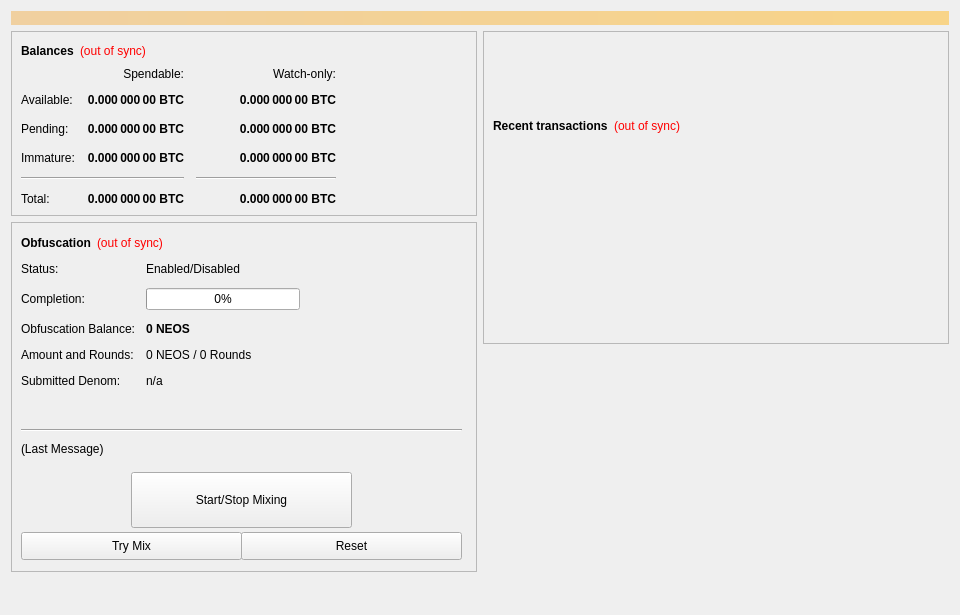
<?xml version="1.0" encoding="UTF-8"?>
<ui version="4.0">
 <class>OverviewPage</class>
 <widget class="QWidget" name="OverviewPage">
  <property name="geometry">
   <rect>
    <x>0</x>
    <y>0</y>
    <width>960</width>
    <height>615</height>
   </rect>
  </property>
  <property name="minimumSize">
   <size>
    <width>960</width>
    <height>0</height>
   </size>
  </property>
  <property name="windowTitle">
   <string>Form</string>
  </property>
  <layout class="QVBoxLayout" name="topLayout">
   <item>
    <widget class="QLabel" name="labelAlerts">
     <property name="visible">
      <bool>false</bool>
     </property>
     <property name="styleSheet">
      <string notr="true">background-color: qlineargradient(x1: 0, y1: 0, x2: 1, y2: 0, stop:0 #F0D0A0, stop:1 #F8D488); color:#000000;</string>
     </property>
     <property name="wordWrap">
      <bool>true</bool>
     </property>
     <property name="margin">
      <number>3</number>
     </property>
    </widget>
   </item>
   <item>
    <layout class="QHBoxLayout" name="horizontalLayout" stretch="1,1">
     <item>
      <layout class="QVBoxLayout" name="verticalLayout_2">
       <item>
        <widget class="QFrame" name="frame">
         <property name="frameShape">
          <enum>QFrame::StyledPanel</enum>
         </property>
         <property name="frameShadow">
          <enum>QFrame::Raised</enum>
         </property>
         <layout class="QVBoxLayout" name="verticalLayout_4">
          <item>
           <layout class="QHBoxLayout" name="horizontalLayout_4">
            <item>
             <widget class="QLabel" name="label_5">
              <property name="font">
               <font>
                <weight>75</weight>
                <bold>true</bold>
               </font>
              </property>
              <property name="text">
               <string>Balances</string>
              </property>
             </widget>
            </item>
            <item>
             <widget class="QLabel" name="labelWalletStatus">
              <property name="cursor">
               <cursorShape>WhatsThisCursor</cursorShape>
              </property>
              <property name="toolTip">
               <string>The displayed information may be out of date. Your wallet automatically synchronizes with the NEOS network after a connection is established, but this process has not completed yet.</string>
              </property>
              <property name="styleSheet">
               <string notr="true">QLabel { color: red; }</string>
              </property>
              <property name="text">
               <string notr="true">(out of sync)</string>
              </property>
              <property name="alignment">
               <set>Qt::AlignLeading|Qt::AlignLeft|Qt::AlignVCenter</set>
              </property>
             </widget>
            </item>
            <item>
             <spacer name="horizontalSpacer_3">
              <property name="orientation">
               <enum>Qt::Horizontal</enum>
              </property>
              <property name="sizeHint" stdset="0">
               <size>
                <width>40</width>
                <height>20</height>
               </size>
              </property>
             </spacer>
            </item>
           </layout>
          </item>
          <item>
           <layout class="QGridLayout" name="gridLayout">
            <property name="spacing">
             <number>12</number>
            </property>
            <item row="2" column="2">
             <widget class="QLabel" name="labelWatchPending">
              <property name="font">
               <font>
                <weight>75</weight>
                <bold>true</bold>
               </font>
              </property>
              <property name="cursor">
               <cursorShape>IBeamCursor</cursorShape>
              </property>
              <property name="toolTip">
               <string>Unconfirmed transactions to watch-only addresses</string>
              </property>
              <property name="text">
               <string notr="true">0.000 000 00 BTC</string>
              </property>
              <property name="alignment">
               <set>Qt::AlignRight|Qt::AlignTrailing|Qt::AlignVCenter</set>
              </property>
              <property name="textInteractionFlags">
               <set>Qt::LinksAccessibleByMouse|Qt::TextSelectableByKeyboard|Qt::TextSelectableByMouse</set>
              </property>
             </widget>
            </item>
            <item row="2" column="1">
             <widget class="QLabel" name="labelUnconfirmed">
              <property name="font">
               <font>
                <weight>75</weight>
                <bold>true</bold>
               </font>
              </property>
              <property name="cursor">
               <cursorShape>IBeamCursor</cursorShape>
              </property>
              <property name="toolTip">
               <string>Total of transactions that have yet to be confirmed, and do not yet count toward the spendable balance</string>
              </property>
              <property name="text">
               <string notr="true">0.000 000 00 BTC</string>
              </property>
              <property name="alignment">
               <set>Qt::AlignRight|Qt::AlignTrailing|Qt::AlignVCenter</set>
              </property>
              <property name="textInteractionFlags">
               <set>Qt::LinksAccessibleByMouse|Qt::TextSelectableByKeyboard|Qt::TextSelectableByMouse</set>
              </property>
             </widget>
            </item>
            <item row="3" column="2">
             <widget class="QLabel" name="labelWatchImmature">
              <property name="font">
               <font>
                <weight>75</weight>
                <bold>true</bold>
               </font>
              </property>
              <property name="cursor">
               <cursorShape>IBeamCursor</cursorShape>
              </property>
              <property name="toolTip">
               <string>Staked or masternode rewards in watch-only addresses that has not yet matured</string>
              </property>
              <property name="text">
               <string notr="true">0.000 000 00 BTC</string>
              </property>
              <property name="alignment">
               <set>Qt::AlignRight|Qt::AlignTrailing|Qt::AlignVCenter</set>
              </property>
              <property name="textInteractionFlags">
               <set>Qt::LinksAccessibleByMouse|Qt::TextSelectableByKeyboard|Qt::TextSelectableByMouse</set>
              </property>
             </widget>
            </item>
            <item row="4" column="0" colspan="2">
             <widget class="Line" name="lineSpendableBalance">
              <property name="orientation">
               <enum>Qt::Horizontal</enum>
              </property>
             </widget>
            </item>
            <item row="4" column="2">
             <widget class="Line" name="lineWatchBalance">
              <property name="sizePolicy">
               <sizepolicy hsizetype="Preferred" vsizetype="Fixed">
                <horstretch>0</horstretch>
                <verstretch>0</verstretch>
               </sizepolicy>
              </property>
              <property name="minimumSize">
               <size>
                <width>140</width>
                <height>0</height>
               </size>
              </property>
              <property name="orientation">
               <enum>Qt::Horizontal</enum>
              </property>
             </widget>
            </item>
            <item row="5" column="0">
             <widget class="QLabel" name="labelTotalText">
              <property name="text">
               <string>Total:</string>
              </property>
             </widget>
            </item>
            <item row="3" column="1">
             <widget class="QLabel" name="labelImmature">
              <property name="font">
               <font>
                <weight>75</weight>
                <bold>true</bold>
               </font>
              </property>
              <property name="cursor">
               <cursorShape>IBeamCursor</cursorShape>
              </property>
              <property name="toolTip">
               <string>Staked or masternode rewards that has not yet matured</string>
              </property>
              <property name="text">
               <string notr="true">0.000 000 00 BTC</string>
              </property>
              <property name="alignment">
               <set>Qt::AlignRight|Qt::AlignTrailing|Qt::AlignVCenter</set>
              </property>
              <property name="textInteractionFlags">
               <set>Qt::LinksAccessibleByMouse|Qt::TextSelectableByKeyboard|Qt::TextSelectableByMouse</set>
              </property>
             </widget>
            </item>
            <item row="2" column="3">
             <spacer name="horizontalSpacer_2">
              <property name="orientation">
               <enum>Qt::Horizontal</enum>
              </property>
              <property name="sizeHint" stdset="0">
               <size>
                <width>40</width>
                <height>20</height>
               </size>
              </property>
             </spacer>
            </item>
            <item row="3" column="0">
             <widget class="QLabel" name="labelImmatureText">
              <property name="text">
               <string>Immature:</string>
              </property>
             </widget>
            </item>
            <item row="5" column="1">
             <widget class="QLabel" name="labelTotal">
              <property name="font">
               <font>
                <weight>75</weight>
                <bold>true</bold>
               </font>
              </property>
              <property name="cursor">
               <cursorShape>IBeamCursor</cursorShape>
              </property>
              <property name="toolTip">
               <string>Your current total balance</string>
              </property>
              <property name="text">
               <string notr="true">0.000 000 00 BTC</string>
              </property>
              <property name="alignment">
               <set>Qt::AlignRight|Qt::AlignTrailing|Qt::AlignVCenter</set>
              </property>
              <property name="textInteractionFlags">
               <set>Qt::LinksAccessibleByMouse|Qt::TextSelectableByKeyboard|Qt::TextSelectableByMouse</set>
              </property>
             </widget>
            </item>
            <item row="5" column="2">
             <widget class="QLabel" name="labelWatchTotal">
              <property name="font">
               <font>
                <weight>75</weight>
                <bold>true</bold>
               </font>
              </property>
              <property name="cursor">
               <cursorShape>IBeamCursor</cursorShape>
              </property>
              <property name="toolTip">
               <string>Current total balance in watch-only addresses</string>
              </property>
              <property name="text">
               <string notr="true">0.000 000 00 BTC</string>
              </property>
              <property name="alignment">
               <set>Qt::AlignRight|Qt::AlignTrailing|Qt::AlignVCenter</set>
              </property>
              <property name="textInteractionFlags">
               <set>Qt::LinksAccessibleByMouse|Qt::TextSelectableByKeyboard|Qt::TextSelectableByMouse</set>
              </property>
             </widget>
            </item>
            <item row="0" column="2">
             <widget class="QLabel" name="labelWatchonly">
              <property name="text">
               <string>Watch-only:</string>
              </property>
              <property name="alignment">
               <set>Qt::AlignRight|Qt::AlignTrailing|Qt::AlignVCenter</set>
              </property>
             </widget>
            </item>
            <item row="1" column="0">
             <widget class="QLabel" name="labelBalanceText">
              <property name="text">
               <string>Available:</string>
              </property>
             </widget>
            </item>
            <item row="1" column="1">
             <widget class="QLabel" name="labelBalance">
              <property name="font">
               <font>
                <weight>75</weight>
                <bold>true</bold>
               </font>
              </property>
              <property name="cursor">
               <cursorShape>IBeamCursor</cursorShape>
              </property>
              <property name="toolTip">
               <string>Your current spendable balance</string>
              </property>
              <property name="text">
               <string notr="true">0.000 000 00 BTC</string>
              </property>
              <property name="alignment">
               <set>Qt::AlignRight|Qt::AlignTrailing|Qt::AlignVCenter</set>
              </property>
              <property name="textInteractionFlags">
               <set>Qt::LinksAccessibleByMouse|Qt::TextSelectableByKeyboard|Qt::TextSelectableByMouse</set>
              </property>
             </widget>
            </item>
            <item row="1" column="2">
             <widget class="QLabel" name="labelWatchAvailable">
              <property name="font">
               <font>
                <weight>75</weight>
                <bold>true</bold>
               </font>
              </property>
              <property name="cursor">
               <cursorShape>IBeamCursor</cursorShape>
              </property>
              <property name="toolTip">
               <string>Your current balance in watch-only addresses</string>
              </property>
              <property name="text">
               <string notr="true">0.000 000 00 BTC</string>
              </property>
              <property name="alignment">
               <set>Qt::AlignRight|Qt::AlignTrailing|Qt::AlignVCenter</set>
              </property>
              <property name="textInteractionFlags">
               <set>Qt::LinksAccessibleByMouse|Qt::TextSelectableByKeyboard|Qt::TextSelectableByMouse</set>
              </property>
             </widget>
            </item>
            <item row="2" column="0">
             <widget class="QLabel" name="labelPendingText">
              <property name="text">
               <string>Pending:</string>
              </property>
             </widget>
            </item>
            <item row="0" column="1">
             <widget class="QLabel" name="labelSpendable">
              <property name="text">
               <string>Spendable:</string>
              </property>
              <property name="alignment">
               <set>Qt::AlignRight|Qt::AlignTrailing|Qt::AlignVCenter</set>
              </property>
             </widget>
            </item>
           </layout>
          </item>
         </layout>
        </widget>
       </item>
       <item>
        <widget class="QFrame" name="frameObfuscation">
         <property name="minimumSize">
          <size>
           <width>0</width>
           <height>350</height>
          </size>
         </property>
         <property name="layoutDirection">
          <enum>Qt::LeftToRight</enum>
         </property>
         <property name="frameShape">
          <enum>QFrame::StyledPanel</enum>
         </property>
         <property name="frameShadow">
          <enum>QFrame::Raised</enum>
         </property>
         <widget class="QWidget" name="formLayoutWidget">
          <property name="geometry">
           <rect>
            <x>10</x>
            <y>40</y>
            <width>451</width>
            <height>161</height>
           </rect>
          </property>
          <layout class="QFormLayout" name="formLayout">
           <property name="fieldGrowthPolicy">
            <enum>QFormLayout::AllNonFixedFieldsGrow</enum>
           </property>
           <property name="horizontalSpacing">
            <number>11</number>
           </property>
           <property name="verticalSpacing">
            <number>12</number>
           </property>
           <item row="0" column="0">
            <widget class="QLabel" name="label_6">
             <property name="text">
              <string>Status:</string>
             </property>
            </widget>
           </item>
           <item row="1" column="0">
            <widget class="QLabel" name="label_7">
             <property name="text">
              <string>Completion:</string>
             </property>
            </widget>
           </item>
           <item row="1" column="1">
            <widget class="QProgressBar" name="obfuscationProgress">
             <property name="maximumSize">
              <size>
               <width>154</width>
               <height>16777215</height>
              </size>
             </property>
             <property name="value">
              <number>0</number>
             </property>
            </widget>
           </item>
           <item row="2" column="0">
            <widget class="QLabel" name="labelAnonymizedText">
             <property name="text">
              <string>Obfuscation Balance:</string>
             </property>
            </widget>
           </item>
           <item row="2" column="1">
            <widget class="QLabel" name="labelAnonymized">
             <property name="font">
              <font>
               <weight>75</weight>
               <bold>true</bold>
              </font>
             </property>
             <property name="text">
              <string notr="true">0 NEOS</string>
             </property>
            </widget>
           </item>
           <item row="3" column="0">
            <widget class="QLabel" name="label_8">
             <property name="text">
              <string>Amount and Rounds:</string>
             </property>
            </widget>
           </item>
           <item row="3" column="1">
            <widget class="QLabel" name="labelAmountRounds">
             <property name="text">
              <string>0 NEOS / 0 Rounds</string>
             </property>
            </widget>
           </item>
           <item row="4" column="0">
            <widget class="QLabel" name="label_9">
             <property name="text">
              <string>Submitted Denom:</string>
             </property>
            </widget>
           </item>
           <item row="4" column="1">
            <widget class="QLabel" name="labelSubmittedDenom">
             <property name="toolTip">
              <string>The denominations you submitted to the Masternode.&lt;br&gt;To mix, other users must submit the exact same denominations.</string>
             </property>
             <property name="text">
              <string>n/a</string>
             </property>
            </widget>
           </item>
           <item row="0" column="1">
            <widget class="QLabel" name="obfuscationEnabled">
             <property name="text">
              <string>Enabled/Disabled</string>
             </property>
            </widget>
           </item>
          </layout>
         </widget>
         <widget class="QPushButton" name="runAutoDenom">
          <property name="geometry">
           <rect>
            <x>251</x>
            <y>17</y>
            <width>1</width>
            <height>1</height>
           </rect>
          </property>
          <property name="palette">
           <palette>
            <active>
             <colorrole role="WindowText">
              <brush brushstyle="SolidPattern">
               <color alpha="255">
                <red>0</red>
                <green>0</green>
                <blue>0</blue>
               </color>
              </brush>
             </colorrole>
             <colorrole role="Button">
              <brush brushstyle="SolidPattern">
               <color alpha="255">
                <red>239</red>
                <green>238</green>
                <blue>238</blue>
               </color>
              </brush>
             </colorrole>
             <colorrole role="Light">
              <brush brushstyle="SolidPattern">
               <color alpha="255">
                <red>255</red>
                <green>255</green>
                <blue>255</blue>
               </color>
              </brush>
             </colorrole>
             <colorrole role="Midlight">
              <brush brushstyle="SolidPattern">
               <color alpha="255">
                <red>247</red>
                <green>246</green>
                <blue>246</blue>
               </color>
              </brush>
             </colorrole>
             <colorrole role="Dark">
              <brush brushstyle="SolidPattern">
               <color alpha="255">
                <red>119</red>
                <green>119</green>
                <blue>119</blue>
               </color>
              </brush>
             </colorrole>
             <colorrole role="Mid">
              <brush brushstyle="SolidPattern">
               <color alpha="255">
                <red>159</red>
                <green>159</green>
                <blue>159</blue>
               </color>
              </brush>
             </colorrole>
             <colorrole role="Text">
              <brush brushstyle="SolidPattern">
               <color alpha="255">
                <red>0</red>
                <green>0</green>
                <blue>0</blue>
               </color>
              </brush>
             </colorrole>
             <colorrole role="BrightText">
              <brush brushstyle="SolidPattern">
               <color alpha="255">
                <red>255</red>
                <green>255</green>
                <blue>255</blue>
               </color>
              </brush>
             </colorrole>
             <colorrole role="ButtonText">
              <brush brushstyle="SolidPattern">
               <color alpha="255">
                <red>0</red>
                <green>0</green>
                <blue>0</blue>
               </color>
              </brush>
             </colorrole>
             <colorrole role="Base">
              <brush brushstyle="SolidPattern">
               <color alpha="255">
                <red>255</red>
                <green>255</green>
                <blue>255</blue>
               </color>
              </brush>
             </colorrole>
             <colorrole role="Window">
              <brush brushstyle="SolidPattern">
               <color alpha="255">
                <red>239</red>
                <green>238</green>
                <blue>238</blue>
               </color>
              </brush>
             </colorrole>
             <colorrole role="Shadow">
              <brush brushstyle="SolidPattern">
               <color alpha="255">
                <red>0</red>
                <green>0</green>
                <blue>0</blue>
               </color>
              </brush>
             </colorrole>
             <colorrole role="AlternateBase">
              <brush brushstyle="SolidPattern">
               <color alpha="255">
                <red>247</red>
                <green>246</green>
                <blue>246</blue>
               </color>
              </brush>
             </colorrole>
             <colorrole role="ToolTipBase">
              <brush brushstyle="SolidPattern">
               <color alpha="255">
                <red>255</red>
                <green>255</green>
                <blue>220</blue>
               </color>
              </brush>
             </colorrole>
             <colorrole role="ToolTipText">
              <brush brushstyle="SolidPattern">
               <color alpha="255">
                <red>0</red>
                <green>0</green>
                <blue>0</blue>
               </color>
              </brush>
             </colorrole>
            </active>
            <inactive>
             <colorrole role="WindowText">
              <brush brushstyle="SolidPattern">
               <color alpha="255">
                <red>0</red>
                <green>0</green>
                <blue>0</blue>
               </color>
              </brush>
             </colorrole>
             <colorrole role="Button">
              <brush brushstyle="SolidPattern">
               <color alpha="255">
                <red>239</red>
                <green>238</green>
                <blue>238</blue>
               </color>
              </brush>
             </colorrole>
             <colorrole role="Light">
              <brush brushstyle="SolidPattern">
               <color alpha="255">
                <red>255</red>
                <green>255</green>
                <blue>255</blue>
               </color>
              </brush>
             </colorrole>
             <colorrole role="Midlight">
              <brush brushstyle="SolidPattern">
               <color alpha="255">
                <red>247</red>
                <green>246</green>
                <blue>246</blue>
               </color>
              </brush>
             </colorrole>
             <colorrole role="Dark">
              <brush brushstyle="SolidPattern">
               <color alpha="255">
                <red>119</red>
                <green>119</green>
                <blue>119</blue>
               </color>
              </brush>
             </colorrole>
             <colorrole role="Mid">
              <brush brushstyle="SolidPattern">
               <color alpha="255">
                <red>159</red>
                <green>159</green>
                <blue>159</blue>
               </color>
              </brush>
             </colorrole>
             <colorrole role="Text">
              <brush brushstyle="SolidPattern">
               <color alpha="255">
                <red>0</red>
                <green>0</green>
                <blue>0</blue>
               </color>
              </brush>
             </colorrole>
             <colorrole role="BrightText">
              <brush brushstyle="SolidPattern">
               <color alpha="255">
                <red>255</red>
                <green>255</green>
                <blue>255</blue>
               </color>
              </brush>
             </colorrole>
             <colorrole role="ButtonText">
              <brush brushstyle="SolidPattern">
               <color alpha="255">
                <red>0</red>
                <green>0</green>
                <blue>0</blue>
               </color>
              </brush>
             </colorrole>
             <colorrole role="Base">
              <brush brushstyle="SolidPattern">
               <color alpha="255">
                <red>255</red>
                <green>255</green>
                <blue>255</blue>
               </color>
              </brush>
             </colorrole>
             <colorrole role="Window">
              <brush brushstyle="SolidPattern">
               <color alpha="255">
                <red>239</red>
                <green>238</green>
                <blue>238</blue>
               </color>
              </brush>
             </colorrole>
             <colorrole role="Shadow">
              <brush brushstyle="SolidPattern">
               <color alpha="255">
                <red>0</red>
                <green>0</green>
                <blue>0</blue>
               </color>
              </brush>
             </colorrole>
             <colorrole role="AlternateBase">
              <brush brushstyle="SolidPattern">
               <color alpha="255">
                <red>247</red>
                <green>246</green>
                <blue>246</blue>
               </color>
              </brush>
             </colorrole>
             <colorrole role="ToolTipBase">
              <brush brushstyle="SolidPattern">
               <color alpha="255">
                <red>255</red>
                <green>255</green>
                <blue>220</blue>
               </color>
              </brush>
             </colorrole>
             <colorrole role="ToolTipText">
              <brush brushstyle="SolidPattern">
               <color alpha="255">
                <red>0</red>
                <green>0</green>
                <blue>0</blue>
               </color>
              </brush>
             </colorrole>
            </inactive>
            <disabled>
             <colorrole role="WindowText">
              <brush brushstyle="SolidPattern">
               <color alpha="255">
                <red>119</red>
                <green>119</green>
                <blue>119</blue>
               </color>
              </brush>
             </colorrole>
             <colorrole role="Button">
              <brush brushstyle="SolidPattern">
               <color alpha="255">
                <red>239</red>
                <green>238</green>
                <blue>238</blue>
               </color>
              </brush>
             </colorrole>
             <colorrole role="Light">
              <brush brushstyle="SolidPattern">
               <color alpha="255">
                <red>255</red>
                <green>255</green>
                <blue>255</blue>
               </color>
              </brush>
             </colorrole>
             <colorrole role="Midlight">
              <brush brushstyle="SolidPattern">
               <color alpha="255">
                <red>247</red>
                <green>246</green>
                <blue>246</blue>
               </color>
              </brush>
             </colorrole>
             <colorrole role="Dark">
              <brush brushstyle="SolidPattern">
               <color alpha="255">
                <red>119</red>
                <green>119</green>
                <blue>119</blue>
               </color>
              </brush>
             </colorrole>
             <colorrole role="Mid">
              <brush brushstyle="SolidPattern">
               <color alpha="255">
                <red>159</red>
                <green>159</green>
                <blue>159</blue>
               </color>
              </brush>
             </colorrole>
             <colorrole role="Text">
              <brush brushstyle="SolidPattern">
               <color alpha="255">
                <red>119</red>
                <green>119</green>
                <blue>119</blue>
               </color>
              </brush>
             </colorrole>
             <colorrole role="BrightText">
              <brush brushstyle="SolidPattern">
               <color alpha="255">
                <red>255</red>
                <green>255</green>
                <blue>255</blue>
               </color>
              </brush>
             </colorrole>
             <colorrole role="ButtonText">
              <brush brushstyle="SolidPattern">
               <color alpha="255">
                <red>119</red>
                <green>119</green>
                <blue>119</blue>
               </color>
              </brush>
             </colorrole>
             <colorrole role="Base">
              <brush brushstyle="SolidPattern">
               <color alpha="255">
                <red>239</red>
                <green>238</green>
                <blue>238</blue>
               </color>
              </brush>
             </colorrole>
             <colorrole role="Window">
              <brush brushstyle="SolidPattern">
               <color alpha="255">
                <red>239</red>
                <green>238</green>
                <blue>238</blue>
               </color>
              </brush>
             </colorrole>
             <colorrole role="Shadow">
              <brush brushstyle="SolidPattern">
               <color alpha="255">
                <red>0</red>
                <green>0</green>
                <blue>0</blue>
               </color>
              </brush>
             </colorrole>
             <colorrole role="AlternateBase">
              <brush brushstyle="SolidPattern">
               <color alpha="255">
                <red>239</red>
                <green>238</green>
                <blue>238</blue>
               </color>
              </brush>
             </colorrole>
             <colorrole role="ToolTipBase">
              <brush brushstyle="SolidPattern">
               <color alpha="255">
                <red>255</red>
                <green>255</green>
                <blue>220</blue>
               </color>
              </brush>
             </colorrole>
             <colorrole role="ToolTipText">
              <brush brushstyle="SolidPattern">
               <color alpha="255">
                <red>0</red>
                <green>0</green>
                <blue>0</blue>
               </color>
              </brush>
             </colorrole>
            </disabled>
           </palette>
          </property>
          <property name="focusPolicy">
           <enum>Qt::NoFocus</enum>
          </property>
          <property name="autoFillBackground">
           <bool>true</bool>
          </property>
          <property name="text">
           <string/>
          </property>
          <property name="flat">
           <bool>true</bool>
          </property>
         </widget>
         <widget class="QPushButton" name="toggleObfuscation">
          <property name="geometry">
           <rect>
            <x>120</x>
            <y>250</y>
            <width>221</width>
            <height>56</height>
           </rect>
          </property>
          <property name="sizePolicy">
           <sizepolicy hsizetype="MinimumExpanding" vsizetype="Fixed">
            <horstretch>0</horstretch>
            <verstretch>0</verstretch>
           </sizepolicy>
          </property>
          <property name="text">
           <string>Start/Stop Mixing</string>
          </property>
         </widget>
         <widget class="Line" name="lineLastMessage">
          <property name="geometry">
           <rect>
            <x>10</x>
            <y>200</y>
            <width>441</width>
            <height>16</height>
           </rect>
          </property>
          <property name="orientation">
           <enum>Qt::Horizontal</enum>
          </property>
         </widget>
         <widget class="QLabel" name="obfuscationStatus">
          <property name="geometry">
           <rect>
            <x>10</x>
            <y>220</y>
            <width>451</width>
            <height>61</height>
           </rect>
          </property>
          <property name="minimumSize">
           <size>
            <width>288</width>
            <height>43</height>
           </size>
          </property>
          <property name="text">
           <string>(Last Message)</string>
          </property>
          <property name="alignment">
           <set>Qt::AlignLeading|Qt::AlignLeft|Qt::AlignTop</set>
          </property>
          <property name="wordWrap">
           <bool>true</bool>
          </property>
         </widget>
         <widget class="QPushButton" name="obfuscationAuto">
          <property name="geometry">
           <rect>
            <x>10</x>
            <y>310</y>
            <width>221</width>
            <height>28</height>
           </rect>
          </property>
          <property name="sizePolicy">
           <sizepolicy hsizetype="MinimumExpanding" vsizetype="Fixed">
            <horstretch>0</horstretch>
            <verstretch>0</verstretch>
           </sizepolicy>
          </property>
          <property name="toolTip">
           <string>Try to manually submit a Obfuscation request.</string>
          </property>
          <property name="text">
           <string>Try Mix</string>
          </property>
         </widget>
         <widget class="QPushButton" name="obfuscationReset">
          <property name="geometry">
           <rect>
            <x>230</x>
            <y>310</y>
            <width>221</width>
            <height>28</height>
           </rect>
          </property>
          <property name="sizePolicy">
           <sizepolicy hsizetype="MinimumExpanding" vsizetype="Fixed">
            <horstretch>0</horstretch>
            <verstretch>0</verstretch>
           </sizepolicy>
          </property>
          <property name="toolTip">
           <string>Reset the current status of Obfuscation (can interrupt Obfuscation if it's in the process of Mixing, which can cost you money!)</string>
          </property>
          <property name="autoFillBackground">
           <bool>false</bool>
          </property>
          <property name="text">
           <string>Reset</string>
          </property>
         </widget>
         <widget class="QWidget" name="layoutWidget">
          <property name="geometry">
           <rect>
            <x>10</x>
            <y>10</y>
            <width>431</width>
            <height>22</height>
           </rect>
          </property>
          <layout class="QHBoxLayout" name="horizontalLayout_5">
           <item>
            <widget class="QLabel" name="label_2">
             <property name="font">
              <font>
               <weight>75</weight>
               <bold>true</bold>
              </font>
             </property>
             <property name="text">
              <string>Obfuscation</string>
             </property>
            </widget>
           </item>
           <item>
            <widget class="QLabel" name="labelObfuscationSyncStatus">
             <property name="toolTip">
              <string>The displayed information may be out of date. Your wallet automatically synchronizes with the NEOS network after a connection is established, but this process has not completed yet.</string>
             </property>
             <property name="styleSheet">
              <string notr="true">QLabel { color: red; }</string>
             </property>
             <property name="text">
              <string notr="true">(out of sync)</string>
             </property>
             <property name="alignment">
              <set>Qt::AlignLeading|Qt::AlignLeft|Qt::AlignVCenter</set>
             </property>
            </widget>
           </item>
           <item>
            <spacer name="horizontalSpacer_4">
             <property name="orientation">
              <enum>Qt::Horizontal</enum>
             </property>
             <property name="sizeHint" stdset="0">
              <size>
               <width>40</width>
               <height>20</height>
              </size>
             </property>
            </spacer>
           </item>
          </layout>
         </widget>
        </widget>
       </item>
       <item>
        <spacer name="verticalSpacer">
         <property name="orientation">
          <enum>Qt::Vertical</enum>
         </property>
         <property name="sizeHint" stdset="0">
          <size>
           <width>20</width>
           <height>40</height>
          </size>
         </property>
        </spacer>
       </item>
      </layout>
     </item>
     <item>
      <layout class="QVBoxLayout" name="verticalLayout_3">
       <item>
        <widget class="QFrame" name="frame_2">
         <property name="frameShape">
          <enum>QFrame::StyledPanel</enum>
         </property>
         <property name="frameShadow">
          <enum>QFrame::Raised</enum>
         </property>
         <layout class="QVBoxLayout" name="verticalLayout">
          <item>
           <spacer name="verticalSpacer_3">
            <property name="orientation">
             <enum>Qt::Vertical</enum>
            </property>
            <property name="sizeType">
             <enum>QSizePolicy::Fixed</enum>
            </property>
            <property name="sizeHint" stdset="0">
             <size>
              <width>20</width>
              <height>75</height>
             </size>
            </property>
           </spacer>
          </item>
          <item>
           <layout class="QHBoxLayout" name="horizontalLayout_2">
            <item>
             <widget class="QLabel" name="label_4">
              <property name="font">
               <font>
                <weight>75</weight>
                <bold>true</bold>
               </font>
              </property>
              <property name="text">
               <string>Recent transactions</string>
              </property>
             </widget>
            </item>
            <item>
             <widget class="QLabel" name="labelTransactionsStatus">
              <property name="cursor">
               <cursorShape>WhatsThisCursor</cursorShape>
              </property>
              <property name="toolTip">
               <string>The displayed information may be out of date. Your wallet automatically synchronizes with the NEOS network after a connection is established, but this process has not completed yet.</string>
              </property>
              <property name="styleSheet">
               <string notr="true">QLabel { color: red; }</string>
              </property>
              <property name="text">
               <string notr="true">(out of sync)</string>
              </property>
              <property name="alignment">
               <set>Qt::AlignRight|Qt::AlignTrailing|Qt::AlignVCenter</set>
              </property>
             </widget>
            </item>
            <item>
             <spacer name="horizontalSpacer">
              <property name="orientation">
               <enum>Qt::Horizontal</enum>
              </property>
              <property name="sizeHint" stdset="0">
               <size>
                <width>40</width>
                <height>20</height>
               </size>
              </property>
             </spacer>
            </item>
           </layout>
          </item>
          <item>
           <widget class="QListView" name="listTransactions">
            <property name="styleSheet">
             <string notr="true">QListView { background: transparent; }</string>
            </property>
            <property name="frameShape">
             <enum>QFrame::NoFrame</enum>
            </property>
            <property name="verticalScrollBarPolicy">
             <enum>Qt::ScrollBarAlwaysOff</enum>
            </property>
            <property name="horizontalScrollBarPolicy">
             <enum>Qt::ScrollBarAlwaysOff</enum>
            </property>
            <property name="selectionMode">
             <enum>QAbstractItemView::NoSelection</enum>
            </property>
           </widget>
          </item>
         </layout>
        </widget>
       </item>
       <item>
        <spacer name="verticalSpacer_2">
         <property name="orientation">
          <enum>Qt::Vertical</enum>
         </property>
         <property name="sizeType">
          <enum>QSizePolicy::Expanding</enum>
         </property>
         <property name="sizeHint" stdset="0">
          <size>
           <width>20</width>
           <height>40</height>
          </size>
         </property>
        </spacer>
       </item>
      </layout>
     </item>
    </layout>
   </item>
  </layout>
 </widget>
 <resources/>
 <connections/>
</ui>
